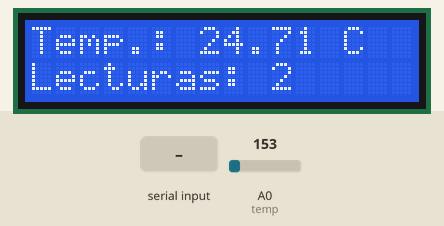
Simulated run of this sketch. Board: Arduino Uno, built with avr-gcc and run on an emulated ATmega328P. Parts: 16×2 character LCD. The test bench sets the inputs (shaded band); at power-on: A0 (temp) = 153. EEPROM starts erased; what the sketch prints to the serial monitor is not drawn.

Above: at 1.2 s.
1.3 s: A0 (temp) set to 165
At 4.5 s:
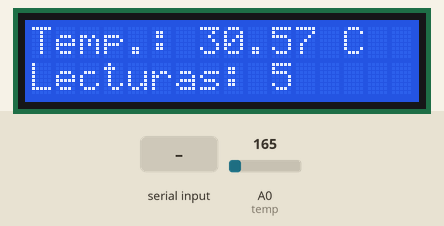
4.6 s: "r" received over Serial
7.6 s: A0 (temp) set to 175
At 10.5 s:
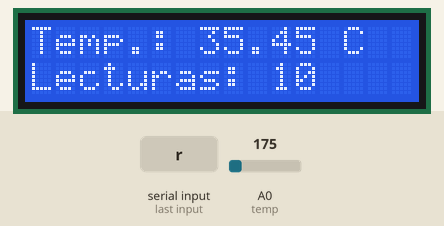
10.6 s: "w" received over Serial
13.7 s: A0 (temp) set to 191
At 16.6 s:
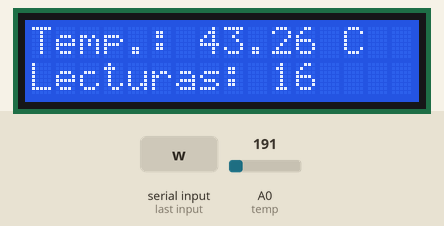
16.7 s: "s" received over Serial
Timing chart, 0 to 19.7 s (numbered marks = the images above; inputs shaded):
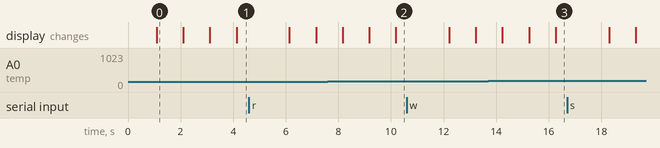

The sketch:

registroTemperaturasLCD.ino
```cpp
/*
  Practica 2 - Periféricos y dispositivos de interfaz humana
              Ejercicio 5 - TemperaturaLCD
              José Luis Fernández Aguilera - 18/04/2016

  temp - Variable entera que almacena el puerto analógico por el que se lee el valor de temperatura.
  eeAddress - Variable entera que almacena la dirección de memoria en la que vamos a almacenar los datos de temperatura.
  eeSize - Variable que almacena el número de Bytes restantes de la memoria EEPROM.
  temperature - Variable de tipo flotante que almacena el valor real de la temperatura una vez analizada.
  Pines utilizados el pin analógico A0 para el sensor de temperatura y los pines 12, 11, 5, 4, 3 y 2 para los datos relativos a la pantalla LCD
*/
#include <EEPROM.h>
#include <LiquidCrystal.h>

// Constante que define el tiempo de medición de temperatura.
#define interval 1000

int temp = A0;
int eeAddress = 0;
int eeSize = 1024;
float temperature;


// Inicializar la librería de LCD con los números de la interface que hemos conectado al arduino.
LiquidCrystal lcd(12, 11, 5, 4, 3, 2);

void setup() {
  pinMode(temp, INPUT);
  Serial.begin(9600);

  // Establecemos el número de columnas y de filas que tiene nuestra pantalla.
  lcd.begin(16, 2);
  // Imprimimos el mensaje estático en el LCD.
  lcd.print("Temp.: ");
  lcd.setCursor(0, 1);
  lcd.print("Lecturas: ");
}

/*
 * Funcionamiento general
 * Si no hay nada en el buffer serie del arduino y si el tamaño de la EEPROM es mayor que 0
 * Leemos la temperatura del componente, la transformamos y la escribimos en la EEPROM y simultáneamente en la pantalla LCD junto con las lecturas.
 * Si alguna de estas condiciones no se cumpliese analizariamos el buffer de escritura del serial para leer un carácter
 * Si el carácter leído es una r/R se escribe por pantalla todas las temperaturas almacendas en la EEPROM hasta el momento.
 * Si el carácter leído es una w/W se escribe en la EEPROM del arduino el último valor registrado.
 * Si el carácter leído es b/B se reinicia la posición de escritura y el contador de tamaño (Se eliminan todos los valores de la EEPROM).
 * Si el carácter leído es s/S se imprime por el puerto serie toda la información asociada al tamaño y escrituras en la EEPROM.
 * Finalmente si no queda espacio en la EEPROM se informa por el puerto serie que la memoria EEPROM está completa.
 *
 */
void loop() {
  if(Serial.available() <= 0 && eeSize > 0){
    float lecture = analogRead(temp);
    temperature = ( (((lecture*5)/1024)-0.5)/0.01 );

    EEPROM.put(eeAddress, temperature);
    eeSize -= sizeof(float);
    eeAddress += sizeof(float);

    lcd.setCursor(7, 0);
    lcd.print(temperature);
    lcd.print(" C  ");
    // set the cursor to column 0, line 1
    // (note: line 1 is the second row, since counting begins with 0):
  lcd.setCursor(10, 1);
    // print the number of seconds since reset:
    lcd.print(eeAddress/sizeof(float));
  }else{
    char character = Serial.read();
    if(character == 'r' || character == 'R'){
      for(int i=0; i<eeAddress; i += sizeof(float)){
        float dataRead;
        Serial.print(EEPROM.get(i, dataRead));
        Serial.println();
      }
      Serial.println();
    }
    if(character == 'w' || character == 'W'){
      EEPROM.put(eeAddress, temperature);
      eeSize -= sizeof(float);

      eeAddress += sizeof(float);
      Serial.print("Temperature ");
      Serial.print(temperature);
      Serial.println(" stored in EEPROM");
    }
    if(character == 'b' || character == 'B'){
      eeAddress = 0;
      eeSize = 1024;
    }
    if(character == 's' || character == 'S'){
      Serial.print(eeSize);
      Serial.println(" Bytes left in EEPROM");
      Serial.print(eeAddress / sizeof(float));
      Serial.println(" Readings stored in EEPROM");
      Serial.print(eeSize / sizeof(float));
      Serial.println(" Writings left in EEPROM");
    }
  }
  if(eeSize == 0)
    Serial.println("EEPROMM size is full please erase data.");
  delay(interval);
}
```
